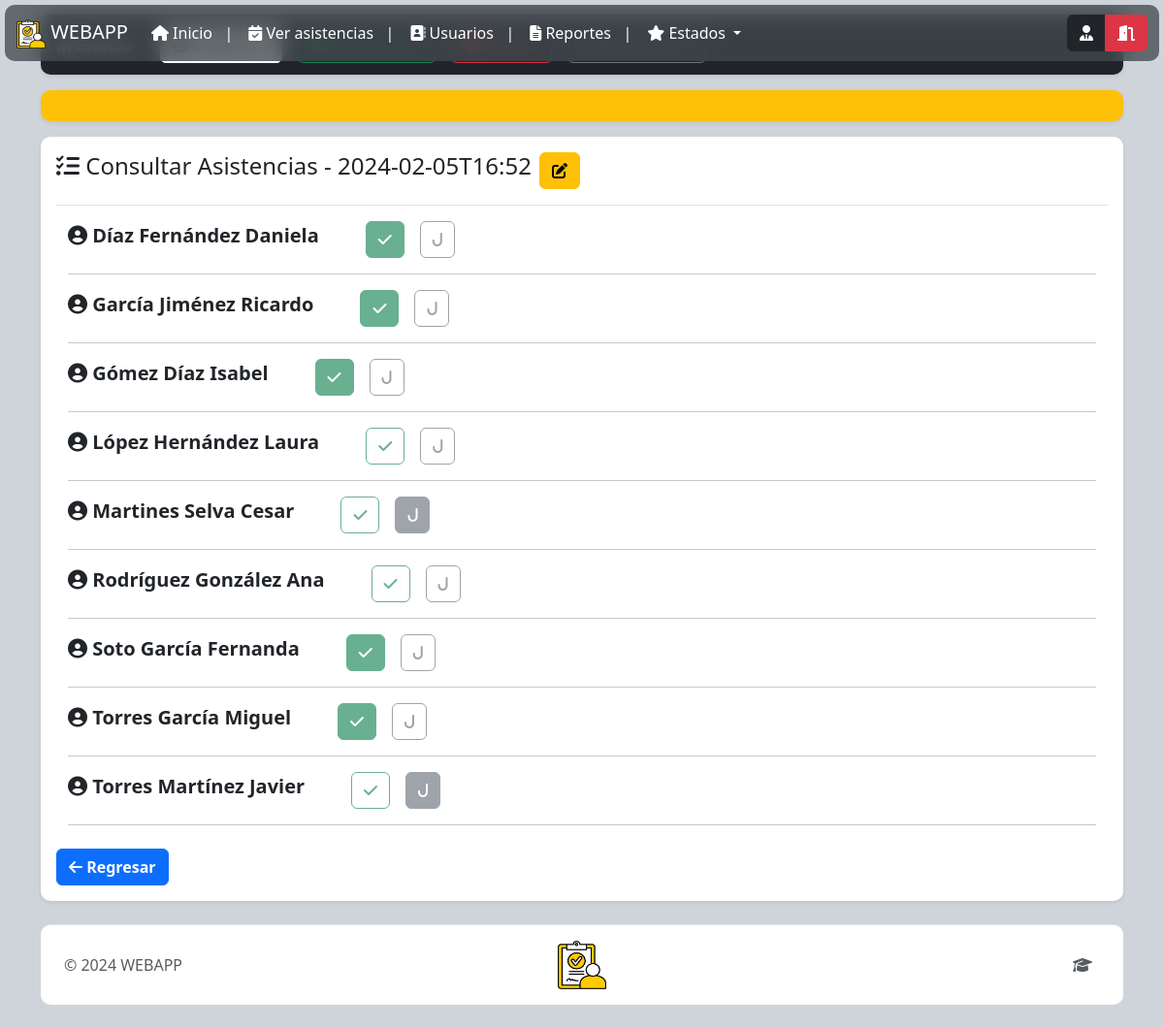
The app's page /views/admin/readOneAsistencia.php?fecha=2024-02-05T16:52 (signed in) with its own data.
### tables this page shows
CREATE TABLE `asistencias` (
  `id_asistencia` int(11) NOT NULL,
  `nombre_usuario` varchar(50) DEFAULT NULL,
  `statusAsistencia` varchar(3) DEFAULT NULL,
  `fecha` varchar(30) DEFAULT NULL
);

### models/asistencia.php (called while the page is built, shortened)
<?php
require_once("../../config/conexion.php");
class asistencia
{
    private $PDO;
    public function __construct()
    {
        $con = new Conexion();
        $this->PDO = $con->open();
    }
    public function readAsistenciasFecha($fecha)
    {
        $statement = "SELECT * FROM asistencias WHERE fecha = :fecha";
        $query = $this->PDO->prepare($statement);
        $query->bindParam(':fecha', $fecha);
        return ($query->execute()) ? $query->fetchAll() : false;
    }
}

### config/conexion.php (called while the page is built, shortened)
<?php
    class Conexion
    {
        private $server = "localhost";
        private $db = "webapp";
        private $user = "root";
        private $password = "";
        public function open()
        {
            try {
                $this->conexion = new PDO("mysql:host=$this->server;dbname=$this->db", "$this->user", "$this->password");
                return $this->conexion;
            } catch (PDOException $e) {
                echo "Error: " . $e->getMessage();
            }
        }
    }
?>

### controllers/asistenciaController.php (called while the page is built, shortened)
<?php
    require_once("../../models/asistencia.php");
    class asistenciaController{
        private $model;
        function __construct(){
            $this->model = new  asistencia();
        }
        public function readAsistenciaFecha($fecha){
            return($this->model->readAsistenciasFecha($fecha)) ? $this->model->readAsistenciasFecha($fecha) :  false;
        }
    }
?>

### views/admin/readOneAsistencia.php (the view, shortened to what this page needs)
<?php
require_once("template/header.php")
?>
<?php
require_once("../../controllers/asistenciaController.php");
$fecha = $_GET['fecha'];
$objControl = new asistenciaController();
$rows = $objControl->readAsistenciaFecha($fecha);
$countUsuarios = 0;
foreach ($rows as $row) {
    $countUsuarios++;
}
$countAsistensias = 0;
$countFaltas = 0;
$countJustificante = 0;
foreach ($rows as $row) {
    if ($row['statusAsistencia'] == 1) {
        $countAsistensias++;
    } elseif ($row['statusAsistencia'] == 0) {
        $countFaltas++;
    } elseif ($row['statusAsistencia'] == 2) {
        $countJustificante++;
    }
}
?>
<main class="container">
    <div class="nav-scroller bg-dark shadow-sm" style="border-radius: 10px; margin: 0px; margin-top: 15px;">
        <nav class="nav p-1" aria-label="Secondary navigation">
            <div class="d-flex align-content-start flex-wrap">
                <div class="mt-2">
                    <label class="btn btn-black rounded-0" style=" pointer-events: none; color:white;">
                        <i class="fa-solid fa-chart-simple"></i> <b>Estatus</b>
                    </label>
                </div>
                <div class="mt-2 mb-2">
                    <label class="btn btn-light ms-3" style="pointer-events: none;">
                        <i class="fa-solid fa-circle-user"></i>
                        Usuarios <?= $countUsuarios  ?>
                    </label>
                </div>
                <div class="mt-2">
                    <label class="btn btn-outline-success ms-3" style="pointer-events: none;">
                        <i class="fa-solid fa-circle-check"></i>
                        Asistencias <?= $countAsistensias ?>
                    </label>
                </div>
                <div class="mt-2">
                    <label class="btn btn-outline-danger ms-3" style="pointer-events: none;">
                        <i class="fa-solid fa-circle-xmark"></i>
                        Faltas <?= $countFaltas ?>
                    </label>
                </div>
                <div class="mt-2 mb-2">
                    <label class="btn btn-outline-secondary ms-3" style="pointer-events: none;">
                        <i class="fa-solid fa-j"></i>
                        Justificantes <?= $countJustificante ?>
                    </label>
                </div>
            </div>
        </nav>
    </div>
    <div class="d-flex align-items-center p-3 my-3 text-white bg-warning shadow-sm" style="border-radius: 10px;"></div>
    <div class="my-3 p-3 bg-body shadow-sm" style="border-radius: 10px;">
        <form action="asistenciaInsert.php" method="POST">
            <div class="d-flex border-bottom flex-wrap">
                <div class="">
                    <h4 class="pb-2 mb-0"><i class="fa-solid fa-list-check"></i> Consultar Asistencias - <?= $fecha ?></h4>
                </div>
                <div class="mb-3 ms-2">
                    <a href="updateOneAsistencia.php?fecha=<?= $fecha ?>" class="btn btn-warning"><i class="fa-solid fa-pen-to-square"></i> <b></b></a>
                </div>
            </div>
            <?php if ($rows) : ?>
                <div class="container pt-3">
                    <?php foreach ($rows as $row) : ?>
                        <div class="d-flex">
                            <strong class="d-block text-dark fs-5 pb-2">
                                <i class="fa-solid fa-circle-user"></i>
                                <?= $row['nombre_usuario'] ?>
                            </strong>
                            <div class="ms-5">
                                <div class="btn-group" role="group" aria-label="Basic checkbox toggle button group">
                                    <label class="btn btn-outline-success disabled" for="btncheck<?= $row['id_asistencia'] ?>_1"><i class="fa-solid fa-check"></i></label>
                                </div>
                            </div>
                            <div class="ms-3">
                                <div class="btn-group" role="group" aria-label="Basic checkbox toggle button group">
                                    <label class="btn btn-outline-secondary disabled" for="btncheck<?= $row['id_asistencia'] ?>_2" style=""><i class="fa-solid fa-j"></i></label>
                                </div>
                            </div>
                        </div>
                        <hr>
                    <?php endforeach; ?>
                </div>
            <?php endif; ?>
            <div class="d-grid gap-2 d-md-flex justify-content-md-start pt-2">
                <a href="readAsistencias.php" class="btn btn-primary"><i class="fa-solid fa-arrow-left"></i> <b>Regresar</b></a>
            </div>
        </form>
    </div>
    <?php require_once("template/footer.php") ?>

### records on screen
asistencias: nombre_usuario "Díaz Fernández Daniela"
asistencias: nombre_usuario "García Jiménez Ricardo"
asistencias: nombre_usuario "Gómez Díaz Isabel"
asistencias: nombre_usuario "López Hernández Laura"
asistencias: nombre_usuario "Martines Selva Cesar"
asistencias: nombre_usuario "Rodríguez González Ana"
asistencias: nombre_usuario "Soto García Fernanda"
asistencias: nombre_usuario "Torres García Miguel"
asistencias: nombre_usuario "Torres Martínez Javier"

### other values on screen
$countUsuarios "9"
$countAsistensias "5"
$countFaltas "2"
$countJustificante "2"
$fecha "2024-02-05T16:52"
